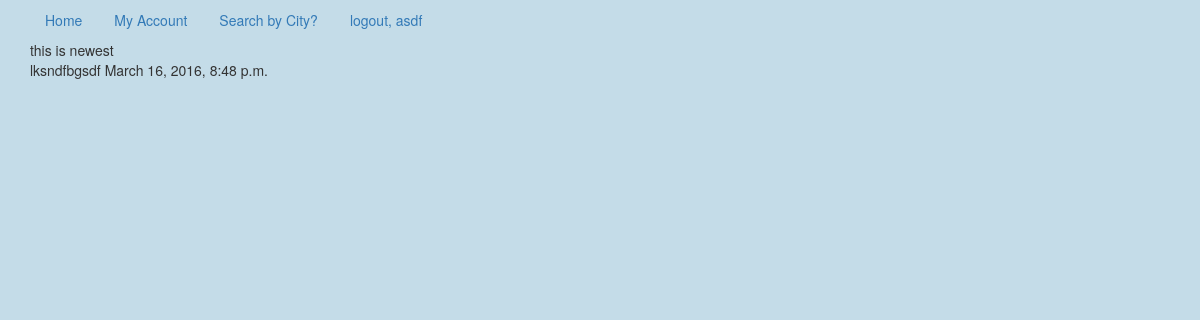
/post_detail/11/ (signed in), run on the app's committed database.
### app/models.py (models this page shows)
class Post(models.Model):
    subcategory = models.ForeignKey(SubCategory)
    title = models.CharField(max_length=30)
    description = models.TextField()
    time_created = models.DateTimeField(auto_now_add=True)
    user = models.ForeignKey("auth.User")
    photo = models.ImageField(upload_to='uploads', null=True, blank=True)
    def __str__(self):
        return self.title
    class Meta:
        ordering = ["-time_created"]

### app/views.py (the view)
# urls.py: url(r'^post_detail/(?P<pk>\d+)/$', PostDetailView.as_view(), name='post_detail_view'),
class PostDetailView(DetailView):
    model = Post

### templates/app/post_detail.html (shortened to what this page needs)
{% extends 'base.html' %}
{% block content %}
    <div>{{ object }}</div>
    {{ object.description}}
    {{ object.time_created }}
{% endblock %}

### templates/base.html (shortened to what this page needs)
{% load staticfiles %}
<!DOCTYPE html>
<html lang="en">
<head>
    <link rel="stylesheet" href="https://maxcdn.bootstrapcdn.com/bootstrap/3.3.6/css/bootstrap.min.css">
    <link rel="stylesheet" href="https://maxcdn.bootstrapcdn.com/bootstrap/3.3.6/css/bootstrap-theme.min.css">
    <link rel="stylesheet" type="text/css" href="static/styles.css">
</head>
<body>
<div class="container">
<ul class="nav nav-pills">
    {% if request.user.is_authenticated %}
    <li role="presentation"><a href="{% url 'main_view' %}">Home</a></li>
    <li role="presentation"><a href="{% url 'my_account_view' user.id %}">My Account</a></li>
    <li role="presentation"><a href="{% url 'city_list_view' %}">Search by City?</a></li>
    <li role="presentation"><a href="{% url 'logout_view' %}">logout, {{ request.user }}</a></li>
    {% else %}
    <li role="presentation"><a href="{% url 'main_view' %}">Home</a></li>
    <li role="presentation"><a href="{% url 'create_user_view' %}">Registration</a></li>
    <li role="presentation"><a href="{% url 'login_view' %}">login fool</a></li>
    {% endif %}
</ul>
    {% block content %}
    {% endblock %}
</div>
</body>
</html>

### app/static/styles.css (style rules this page uses)
.container { list-style: none; }
body { background-color: #c4dce8; }

### data on the page
Post: title "this is newest", description "lksndfbgsdf", time_created "March 16, 2016, 8:48 p.m."

### other printed values
{{ request.user }} "asdf"
